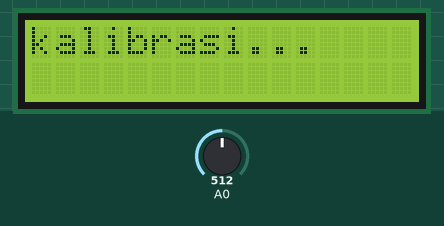
Simulated run of this sketch. Board: Arduino Uno, built with avr-gcc and run on an emulated ATmega328P. Shown: 16×2 character LCD. The inputs (shaded band) are chosen by the test bench; at power-on: A0 = 512. No radio packets arrive unless stated; what the sketch prints to the serial monitor is not drawn.

Above: at 0.2 s.
At 60.2 s:
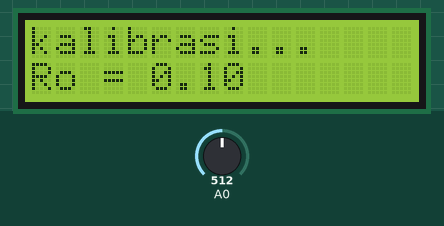
At 63.2 s:
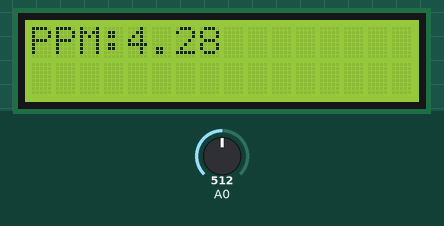

The sketch:

lora_node1.ino
```cpp
#include <SPI.h>              // include libraries
#include <LoRa.h>
#include <Wire.h>
#include <LiquidCrystal_I2C.h>
LiquidCrystal_I2C lcd(0x27, 16, 2);
const long frequency = 915E6;  // LoRa Frequency
const int SSR1 = 4;
const int SSR2 = 5;
const int csPin = 10;          // LoRa radio chip select
const int resetPin = 9;        // LoRa radio reset
const int irqPin = 2;          // change for your board; must be a hardware interrupt pin
const float RL = 1;
const float clean_air_ratio = 10.0;

float RS, Ro, RsRo, ppm, v;


void setup() {
  // put your setup code here, to run once:
  Serial.begin(9600);                   // initialize serial
  while (!Serial);

  LoRa.setPins(csPin, resetPin, irqPin);

  if (!LoRa.begin(frequency)) {
    Serial.println("LoRa init failed. Check your connections.");
    while (true);                       // if failed, do nothing
  }

  Serial.println("LoRa init succeeded.");
  Serial.println();
  Serial.println("LoRa Simple Node");
  Serial.println("Only receive messages from gateways");
  Serial.println("Tx: invertIQ disable");
  Serial.println("Rx: invertIQ enable");
  Serial.println();
  LoRa.onReceive(onReceive);
  LoRa_rxMode();
  lcd.init();
  lcd.backlight();

  lcd.setCursor(0, 0);
  lcd.print("kalibrasi...");
  delay(60000);
  int adc = analogRead(A0);
  v = adc * 5 / 1023.00;
  //RS = ((5 * RL / v) - RL);
  RS = 5 - v;
  RS = (RS / v) * RL;
  //RS = ( (float) RL * (1023 - adc) / adc );
  Ro = RS / clean_air_ratio;
  // Ro = 6.29;
  String tampilrl = "Ro = ";
  tampilrl += Ro;
  lcd.setCursor(0, 1);
  lcd.print(tampilrl);
  delay(3000);
}

void loop() {
  if (runEvery(900)) { //ganti detiknya
    lcd.clear();
    String message1 = "";

    while (LoRa.available()) {
      message1 += (char)LoRa.read();
    }
    int adc = analogRead(A0);
    // float v = adc * 5 / 1023.00;
    // RS = ((5 * RL / v) - RL);
    v = adc * 5 / 1023.00;
    RS = 5 - v;
    RS = (RS / v) * RL;
    // RS = ((5 * RL / v) - RL);
    //RS = ( (float) RL * (1023 - adc) / adc );
    //Ro = RS / CLEAN_AIR_RATIO;    // Do only once while measuring clean air.
    RsRo = RS / Ro;
    // ppm = 1099.6 * pow((RsRo), -2.31);
    ppm = pow((RsRo / 18.446), -2.375);
    // ppm = 2127.2 * pow((RsRo), -2.526);
    // double ppm_log = (log10(RsRo) - 1.21) / -0.411;
    // ppm = pow(10, ppm_log);
    //  float linear = 9.58*adc+200;
    String tampil = "PPM:";
    tampil += ppm;
    lcd.setCursor(0, 0);
    lcd.print(tampil);

   /* if (ppm >= 200 && ppm < 2000) {
      digitalWrite(SSR1, HIGH);
      digitalWrite(SSR2, LOW);
      lcd.setCursor(0, 1);
      lcd.print("WASPADA");
      Serial.println("WASPADA");
    }
    else if (ppm >= 2000) {
      digitalWrite(SSR1, HIGH);
      digitalWrite(SSR2, HIGH);
      lcd.setCursor(0, 1);
      lcd.print("BAHAYA");
      Serial.println("BAHAYA");
    }
    else {
      digitalWrite(SSR1, LOW);
      digitalWrite(SSR2, LOW);
      Serial.println("aman");
      lcd.setCursor(0, 1);
      lcd.print("AMAN");
    } */
    if (message1 == "node?") {
      Serial.print("Node Receive: ");
      Serial.println(message1);
      // String message = "I'm node! ";
      String message = "111,";
      //message += "I'm a Node! ";
      // message += counter;
      // message += ",";
      message += ppm;
      message += "#";
      //message += millis();

      LoRa_sendMessage(message); // send a message

      Serial.println("Send Message!");
      // lcd.setCursor(0, 0);
      // lcd.print("gas: " + message);


      // counter++;
    }
    Serial.print("ADC= ");
    Serial.print(adc);
    Serial.print(" |V= ");
    Serial.print(v);
    Serial.print(" |RS= ");
    Serial.print(RS);
    Serial.print(" |RO= ");
    Serial.print(Ro);
    Serial.print(" |RS/RO= ");
    Serial.print(RsRo);
    Serial.print(" |ppm= ");
    Serial.print(ppm);
    Serial.println(" ppm");
  }
}
void LoRa_txMode() {
  LoRa.idle();                          // set standby mode
  LoRa.disableInvertIQ();               // normal mode
}
void LoRa_rxMode() {
  LoRa.enableInvertIQ();                // active invert I and Q signals
  LoRa.receive();                       // set receive mode
}

void LoRa_sendMessage(String message) {
  LoRa_txMode();                        // set tx mode
  LoRa.beginPacket();                   // start packet
  LoRa.print(message);                  // add payload
  LoRa.endPacket();                     // finish packet and send it
  LoRa_rxMode();                        // set rx mode
}
// put your main code here, to run repeatedly:
void onReceive(int packetSize) {
  /*
    String message1 = "";

    while (LoRa.available()) {
      message1 += (char)LoRa.read();
    }

    Serial.print("Node Receive: ");
    Serial.println(message1); */

}
boolean runEvery(unsigned long interval)
{
  static unsigned long previousMillis = 0;
  unsigned long currentMillis = millis();
  if (currentMillis - previousMillis >= interval)
  {
    previousMillis = currentMillis;
    return true;
  }
  return false;
}
```

Measured:
- what the display in image 0 shows lasts 60.0 s, from 0.2 s to 60.2 s
- what the display in image 1 shows lasts 3.0 s, from 60.2 s to 63.2 s
